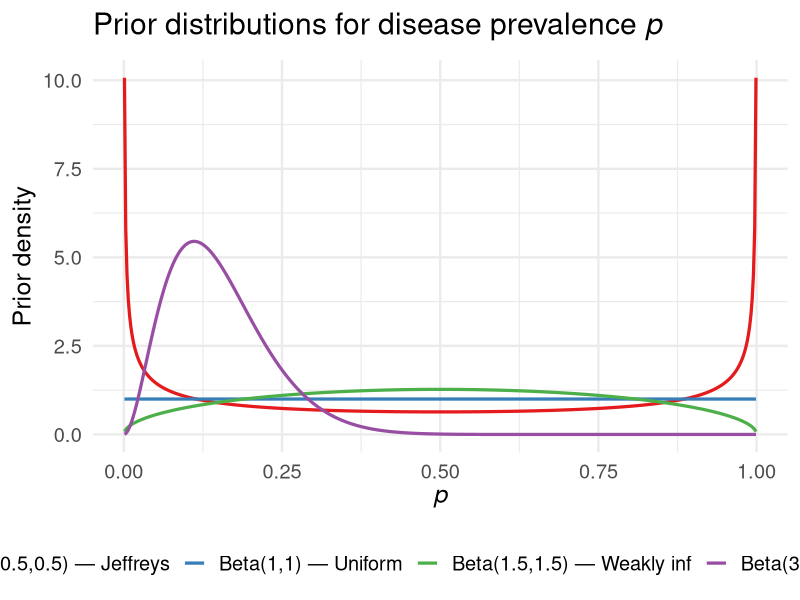
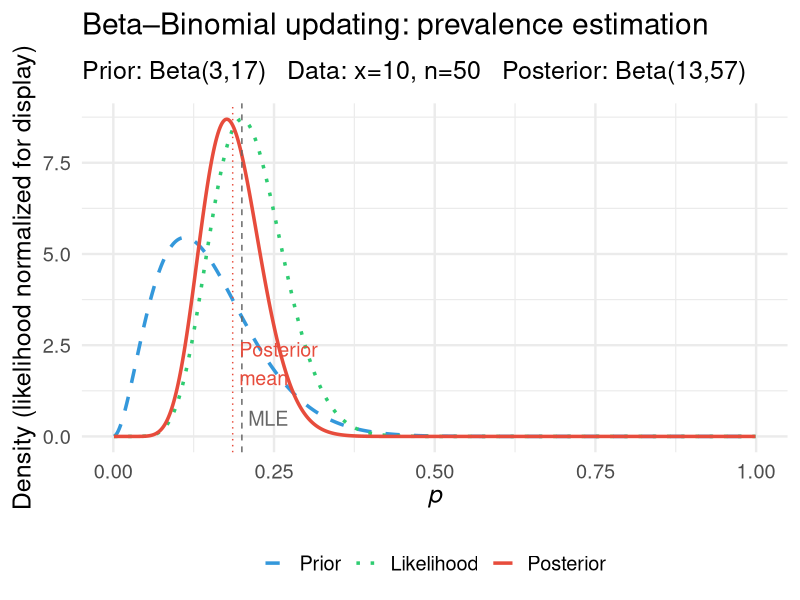
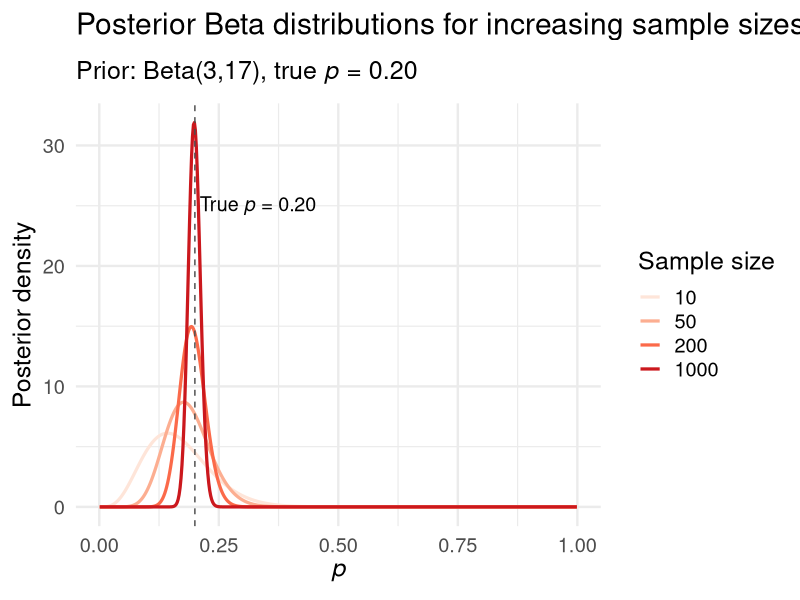
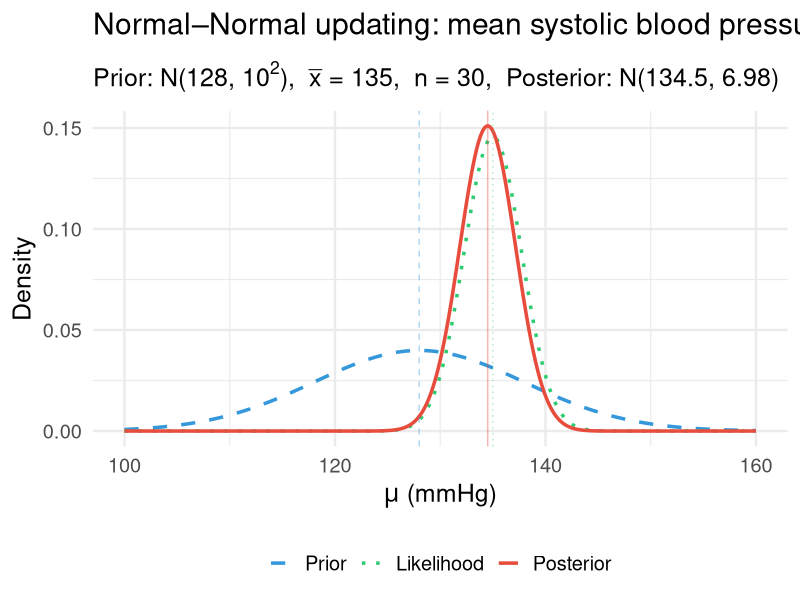
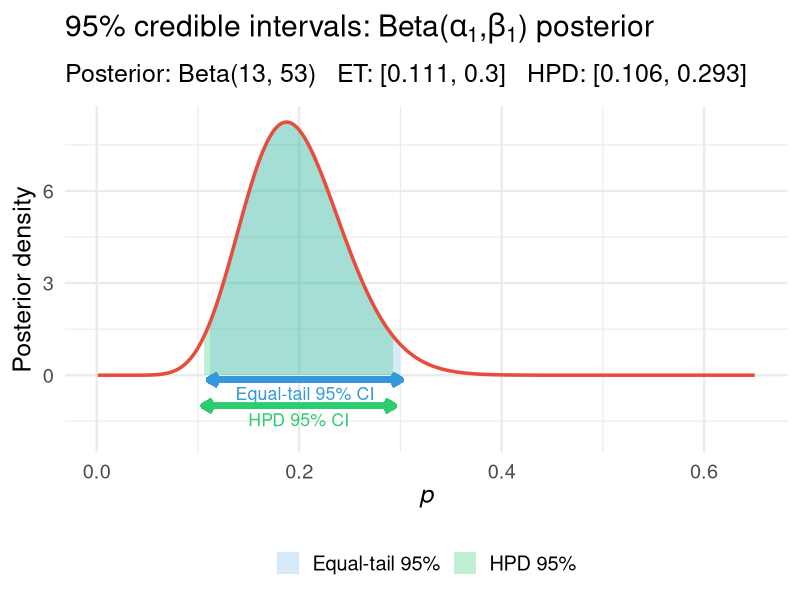
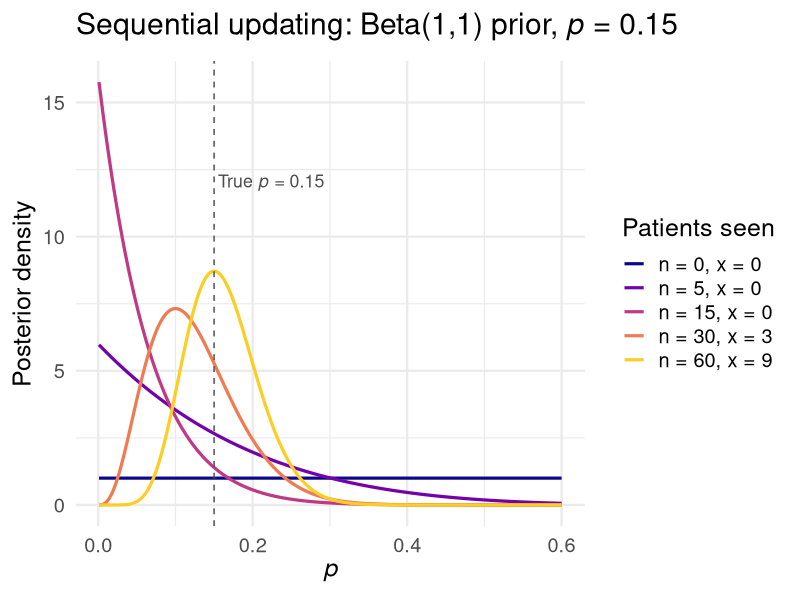
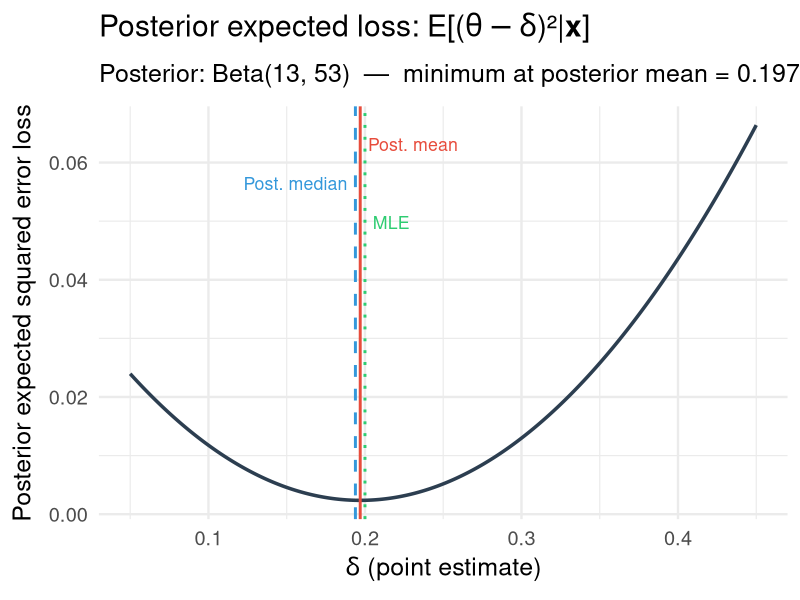
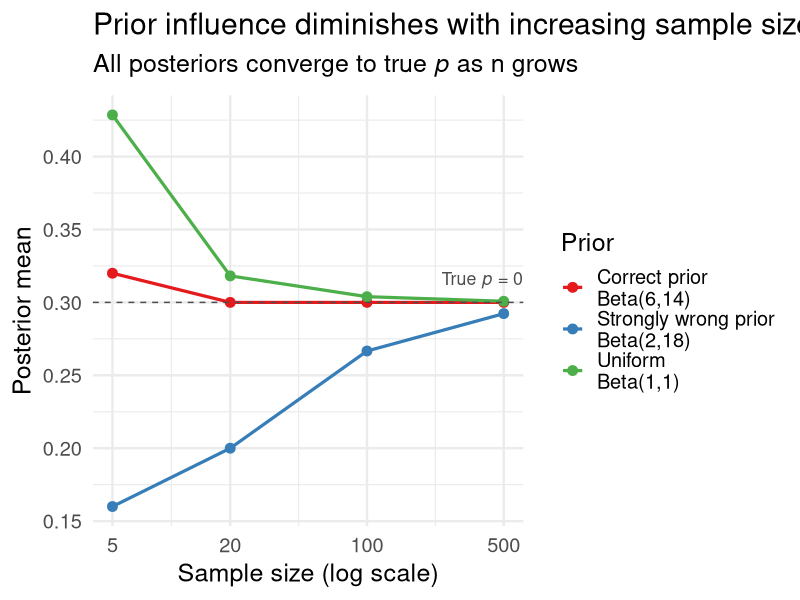

Write R code to recreate these figures, in order.
## ---- chunk 1
#| label: setup
#| include: false
library(tidyverse)
library(broom)
library(patchwork)
set.seed(551)
theme_set(theme_minimal(base_size = 18))
## ---- chunk 2
#| label: fig-priors
#| fig-cap: "Different Beta priors for a disease prevalence parameter p"
#| code-fold: true
#| fig-height: 5

tibble(
  p = seq(0.001, 0.999, length.out = 500)
) |>
  mutate(
    `Beta(1,1) — Uniform`       = dbeta(p, 1, 1),
    `Beta(0.5,0.5) — Jeffreys`  = dbeta(p, 0.5, 0.5),
    `Beta(3,17) — Informative`  = dbeta(p, 3, 17),
    `Beta(1.5,1.5) — Weakly inf` = dbeta(p, 1.5, 1.5)
  ) |>
  pivot_longer(-p, names_to = "Prior", values_to = "density") |>
  ggplot(aes(x = p, y = density, color = Prior)) +
  geom_line(linewidth = 1.1) +
  labs(
    x = expression(italic(p)),
    y = "Prior density",
    title = expression("Prior distributions for disease prevalence " * italic(p)),
    color = NULL
  ) +
  scale_color_brewer(palette = "Set1") +
  theme(legend.position = "bottom")
## ---- chunk 3
#| label: fig-beta-binomial
#| fig-cap: "Prior-to-posterior updating for disease prevalence (Beta-Binomial conjugate)"
#| code-fold: true
#| fig-height: 5

# Prior parameters
alpha0 <- 3; beta0 <- 17

# Data
n_obs <- 50; x_obs <- 10

# Posterior parameters
alpha1 <- alpha0 + x_obs
beta1  <- beta0 + n_obs - x_obs

# MLE
mle <- x_obs / n_obs

tibble(p = seq(0.001, 0.999, length.out = 600)) |>
  mutate(
    Prior     = dbeta(p, alpha0, beta0),
    Posterior = dbeta(p, alpha1, beta1),
    Likelihood = dbeta(p, x_obs + 1, n_obs - x_obs + 1) # proportional to likelihood
  ) |>
  # Normalize likelihood for display
  mutate(Likelihood = Likelihood / max(Likelihood) * max(Posterior)) |>
  pivot_longer(-p, names_to = "Distribution", values_to = "density") |>
  mutate(Distribution = factor(Distribution, levels = c("Prior", "Likelihood", "Posterior"))) |>
  ggplot(aes(x = p, y = density, color = Distribution, linetype = Distribution)) +
  geom_line(linewidth = 1.2) +
  geom_vline(xintercept = mle, linetype = "dashed", color = "gray40") +
  annotate("text", x = mle + 0.01, y = 0.5, label = "MLE", hjust = 0, size = 5, color = "gray40") +
  geom_vline(xintercept = alpha1 / (alpha1 + beta1), linetype = "dotted", color = "#e74c3c") +
  annotate("text", x = alpha1/(alpha1+beta1) + 0.01, y = 2, 
           label = "Posterior\nmean", hjust = 0, size = 5, color = "#e74c3c") +
  scale_color_manual(values = c("Prior" = "#3498db", "Likelihood" = "#2ecc71", "Posterior" = "#e74c3c")) +
  scale_linetype_manual(values = c("Prior" = "dashed", "Likelihood" = "dotted", "Posterior" = "solid")) +
  labs(
    x = expression(italic(p)),
    y = "Density (likelihood normalized for display)",
    title = expression("Beta–Binomial updating: prevalence estimation"),
    subtitle = bquote("Prior: Beta("*.(alpha0)*","*.(beta0)*")   Data: x="*.(x_obs)*", n="*.(n_obs)*
                       "   Posterior: Beta("*.(alpha1)*","*.(beta1)*")"),
    color = NULL, linetype = NULL
  ) +
  theme(legend.position = "bottom")
## ---- chunk 4
#| label: beta-binomial-summary
#| code-fold: true

alpha0 <- 3; beta0 <- 17
n_obs  <- 50; x_obs <- 10
alpha1 <- alpha0 + x_obs
beta1  <- beta0 + n_obs - x_obs

# Posterior summaries
post_mean   <- alpha1 / (alpha1 + beta1)
post_median <- qbeta(0.5, alpha1, beta1)
post_mode   <- (alpha1 - 1) / (alpha1 + beta1 - 2)
mle_est     <- x_obs / n_obs

# 95% credible interval (equal-tail)
ci_lo <- qbeta(0.025, alpha1, beta1)
ci_hi <- qbeta(0.975, alpha1, beta1)

tibble(
  Quantity = c("Prior mean", "MLE (frequentist)", "Posterior mean", "Posterior median",
               "Posterior mode (MAP)", "95% Credible interval"),
  Value = c(
    round(alpha0/(alpha0+beta0), 3),
    round(mle_est, 3),
    round(post_mean, 3),
    round(post_median, 3),
    round(post_mode, 3),
    paste0("[", round(ci_lo, 3), ", ", round(ci_hi, 3), "]")
  )
) |>
  knitr::kable(caption = "Bayesian and frequentist estimates of disease prevalence p")
## ---- chunk 5
#| label: fig-sample-size-effect
#| fig-cap: "As sample size grows, the posterior concentrates around the MLE regardless of prior"
#| code-fold: true
#| fig-height: 5

alpha0 <- 3; beta0 <- 17
true_p <- 0.20  # true prevalence

crossing(
  n_obs = c(10, 50, 200, 1000),
  p = seq(0.001, 0.999, length.out = 500)
) |>
  mutate(
    x_obs = round(true_p * n_obs),
    alpha1 = alpha0 + x_obs,
    beta1  = beta0 + n_obs - x_obs,
    density = dbeta(p, alpha1, beta1),
    label = paste0("n = ", n_obs)
  ) |>
  ggplot(aes(x = p, y = density, color = factor(n_obs))) +
  geom_line(linewidth = 1.1) +
  geom_vline(xintercept = true_p, linetype = "dashed", color = "gray30") +
  annotate("text", x = true_p + 0.01, y = 25, 
           label = expression("True "*italic(p)*" = 0.20"), hjust = 0, size = 5) +
  labs(
    x = expression(italic(p)),
    y = "Posterior density",
    title = expression("Posterior Beta distributions for increasing sample sizes"),
    subtitle = bquote("Prior: Beta("*.(alpha0)*","*.(beta0)*"), true "*italic(p)*" = 0.20"),
    color = "Sample size"
  ) +
  scale_color_brewer(palette = "Reds", direction = 1) +
  theme(legend.position = "right")
## ---- chunk 6
#| label: fig-normal-normal
#| fig-cap: "Normal-Normal conjugate updating for mean systolic blood pressure"
#| code-fold: true
#| fig-height: 5

mu0   <- 128; tau0  <- 10
xbar  <- 135; sigma <- 15; n_obs <- 30

# Posterior parameters
prec0 <- 1/tau0^2
prec_data <- n_obs/sigma^2
prec_n    <- prec0 + prec_data
tau_n     <- sqrt(1/prec_n)
mu_n      <- (mu0 * prec0 + xbar * prec_data) / prec_n

tibble(mu = seq(100, 160, length.out = 600)) |>
  mutate(
    Prior     = dnorm(mu, mu0, tau0),
    Likelihood = dnorm(mu, xbar, sigma/sqrt(n_obs)),
    Posterior = dnorm(mu, mu_n, tau_n)
  ) |>
  pivot_longer(-mu, names_to = "Distribution", values_to = "density") |>
  mutate(Distribution = factor(Distribution, levels = c("Prior", "Likelihood", "Posterior"))) |>
  ggplot(aes(x = mu, y = density, color = Distribution, linetype = Distribution)) +
  geom_line(linewidth = 1.2) +
  geom_vline(xintercept = mu_n, linetype = "solid", color = "#e74c3c", alpha = 0.4) +
  geom_vline(xintercept = mu0,  linetype = "dashed", color = "#3498db", alpha = 0.4) +
  geom_vline(xintercept = xbar, linetype = "dotted", color = "#2ecc71", alpha = 0.4) +
  scale_color_manual(values = c("Prior" = "#3498db", "Likelihood" = "#2ecc71", "Posterior" = "#e74c3c")) +
  scale_linetype_manual(values = c("Prior" = "dashed", "Likelihood" = "dotted", "Posterior" = "solid")) +
  labs(
    x = expression(mu ~ "(mmHg)"),
    y = "Density",
    title = expression("Normal–Normal updating: mean systolic blood pressure"),
    subtitle = bquote(
      "Prior: N("*.(mu0)*", "*.(tau0)^2*"),  "*
      bar(x)*" = "*.(xbar)*",  n = "*.(n_obs)*",  "*
      "Posterior: N("*.(round(mu_n,1))*", "*.(round(tau_n^2,2))*")"
    ),
    color = NULL, linetype = NULL
  ) +
  theme(legend.position = "bottom")
## ---- chunk 7
#| label: fig-credible-interval
#| fig-cap: "Equal-tail and HPD 95% credible intervals for disease prevalence"
#| code-fold: true
#| fig-height: 5

alpha1 <- 13; beta1 <- 53

# Equal-tail CI
et_lo <- qbeta(0.025, alpha1, beta1)
et_hi <- qbeta(0.975, alpha1, beta1)

# HPD: search for shortest interval
# Use grid search for HPD
find_hpd <- function(a, b, level = 0.95) {
  grid <- seq(0.0001, 1 - level - 0.0001, length.out = 2000)
  widths <- qbeta(grid + level, a, b) - qbeta(grid, a, b)
  lo_prob <- grid[which.min(widths)]
  c(qbeta(lo_prob, a, b), qbeta(lo_prob + level, a, b))
}
hpd <- find_hpd(alpha1, beta1)

tibble(p = seq(0.001, 0.65, length.out = 600)) |>
  mutate(density = dbeta(p, alpha1, beta1)) |>
  ggplot(aes(x = p, y = density)) +
  # HPD region
  geom_area(
    data = ~ filter(.x, p >= hpd[1] & p <= hpd[2]),
    aes(fill = "HPD 95%"), alpha = 0.3
  ) +
  # Equal-tail region
  geom_ribbon(
    data = ~ filter(.x, p >= et_lo & p <= et_hi),
    aes(ymin = 0, ymax = density, fill = "Equal-tail 95%"), alpha = 0.2
  ) +
  geom_line(linewidth = 1.2, color = "#e74c3c") +
  geom_segment(aes(x = et_lo, xend = et_hi, y = -0.15, yend = -0.15),
               color = "#3498db", linewidth = 2, arrow = arrow(ends = "both", length = unit(0.1, "inches"))) +
  annotate("text", x = (et_lo + et_hi)/2, y = -0.6, 
           label = "Equal-tail 95% CI", hjust = 0.5, size = 4.5, color = "#3498db") +
  geom_segment(aes(x = hpd[1], xend = hpd[2], y = -1.0, yend = -1.0),
               color = "#2ecc71", linewidth = 2, arrow = arrow(ends = "both", length = unit(0.1, "inches"))) +
  annotate("text", x = (hpd[1] + hpd[2])/2, y = -1.45, 
           label = "HPD 95% CI", hjust = 0.5, size = 4.5, color = "#2ecc71") +
  scale_fill_manual(values = c("HPD 95%" = "#2ecc71", "Equal-tail 95%" = "#3498db")) +
  labs(
    x = expression(italic(p)),
    y = "Posterior density",
    title = expression("95% credible intervals: Beta("*alpha[1]*","*beta[1]*") posterior"),
    subtitle = bquote("Posterior: Beta("*.(alpha1)*", "*.(beta1)*
                       ")   ET: ["*.(round(et_lo,3))*", "*.(round(et_hi,3))*
                       "]   HPD: ["*.(round(hpd[1],3))*", "*.(round(hpd[2],3))*"]"),
    fill = NULL
  ) +
  theme(legend.position = "bottom") +
  coord_cartesian(ylim = c(-2, NA))
## ---- chunk 8
#| label: fig-sequential-updating
#| fig-cap: "Sequential Bayesian updating as more patients are tested"
#| code-fold: true
#| fig-height: 5

# Start with Uniform prior; observe data sequentially
alpha0 <- 1; beta0 <- 1
# Simulated sequence of patients (true p = 0.15)
set.seed(551)
results <- rbinom(60, 1, prob = 0.15)  # 0 = negative, 1 = positive

check_points <- c(0, 5, 15, 30, 60)

plots_data <- map_dfr(check_points, function(k) {
  x_k <- sum(results[seq_len(k)])
  a_k <- alpha0 + x_k
  b_k <- beta0 + k - x_k
  tibble(
    p = seq(0.001, 0.6, length.out = 400),
    density = dbeta(p, a_k, b_k),
    n_obs = k,
    x_obs = x_k,
    post_mean = a_k / (a_k + b_k),
    label = paste0("n = ", k, ", x = ", x_k)
  )
})

ggplot(plots_data, aes(x = p, y = density, color = factor(n_obs))) +
  geom_line(linewidth = 1.1) +
  geom_vline(xintercept = 0.15, linetype = "dashed", color = "gray30") +
  annotate("text", x = 0.155, y = 12, label = expression("True "*italic(p)*" = 0.15"),
           hjust = 0, size = 4.5, color = "gray30") +
  labs(
    x = expression(italic(p)),
    y = "Posterior density",
    title = expression("Sequential updating: Beta(1,1) prior, "*italic(p)*" = 0.15"),
    color = "Patients seen"
  ) +
  scale_color_viridis_d(option = "C", end = 0.9,
                        labels = unique(plots_data$label)) +
  theme(legend.position = "right")
## ---- chunk 9
#| label: fig-posterior-loss
#| fig-cap: "Posterior expected loss under squared error for different point estimates"
#| code-fold: true
#| fig-height: 5

alpha1 <- 13; beta1 <- 53
post_mean   <- alpha1 / (alpha1 + beta1)
post_median <- qbeta(0.5, alpha1, beta1)
mle_val     <- 10 / 50  # x=10, n=50

# Compute posterior expected squared error for a range of delta values
delta_grid <- seq(0.05, 0.45, length.out = 500)

# E[(p - delta)^2 | x] = Var(p|x) + (E[p|x] - delta)^2
post_var <- alpha1 * beta1 / ((alpha1 + beta1)^2 * (alpha1 + beta1 + 1))
exp_loss <- post_var + (post_mean - delta_grid)^2

tibble(delta = delta_grid, expected_loss = exp_loss) |>
  ggplot(aes(x = delta, y = expected_loss)) +
  geom_line(linewidth = 1.2, color = "#2c3e50") +
  geom_vline(xintercept = post_mean,   color = "#e74c3c", linetype = "solid",  linewidth = 1) +
  geom_vline(xintercept = post_median, color = "#3498db", linetype = "dashed", linewidth = 1) +
  geom_vline(xintercept = mle_val,     color = "#2ecc71", linetype = "dotted", linewidth = 1) +
  annotate("text", x = post_mean + 0.005,   y = max(exp_loss)*0.95,
           label = "Post. mean", color = "#e74c3c", hjust = 0, size = 4.5) +
  annotate("text", x = post_median - 0.005, y = max(exp_loss)*0.85,
           label = "Post. median", color = "#3498db", hjust = 1, size = 4.5) +
  annotate("text", x = mle_val + 0.005,     y = max(exp_loss)*0.75,
           label = "MLE", color = "#2ecc71", hjust = 0, size = 4.5) +
  labs(
    x = expression(delta ~ "(point estimate)"),
    y = expression("Posterior expected squared error loss"),
    title = expression("Posterior expected loss: "*E*"[("*theta-delta*")²|"*bold(x)*"]"),
    subtitle = bquote("Posterior: Beta("*.(alpha1)*", "*.(beta1)*")  —  minimum at posterior mean = "*.(round(post_mean,3)))
  )
## ---- chunk 10
#| label: fig-prior-influence
#| fig-cap: "Influence of prior vs. data as a function of sample size"
#| code-fold: true
#| fig-height: 5

# Three priors; true p = 0.30
priors <- tibble(
  name  = c("Strongly wrong prior\nBeta(2,18)", "Uniform\nBeta(1,1)", "Correct prior\nBeta(6,14)"),
  alpha = c(2, 1, 6),
  beta  = c(18, 1, 14)
)
true_p <- 0.30
n_grid <- c(5, 20, 100, 500)

results <- crossing(priors, n_obs = n_grid) |>
  mutate(
    x_obs = round(true_p * n_obs),
    alpha1 = alpha + x_obs,
    beta1  = beta  + n_obs - x_obs,
    post_mean = alpha1 / (alpha1 + beta1)
  )

ggplot(results, aes(x = n_obs, y = post_mean, color = name, group = name)) +
  geom_line(linewidth = 1.1) +
  geom_point(size = 3) +
  geom_hline(yintercept = true_p, linetype = "dashed", color = "gray30") +
  annotate("text", x = 450, y = true_p + 0.015,
           label = expression("True "*italic(p)*" = 0.30"), size = 4.5, color = "gray30") +
  scale_x_log10(breaks = n_grid, labels = n_grid) +
  labs(
    x = "Sample size (log scale)",
    y = "Posterior mean",
    title = "Prior influence diminishes with increasing sample size",
    subtitle = expression("All posteriors converge to true "*italic(p)*" as n grows"),
    color = "Prior"
  ) +
  scale_color_brewer(palette = "Set1") +
  theme(legend.position = "right")
## ---- chunk 11
#| label: dbc-example
#| code-fold: true

alpha0 <- 2; beta0 <- 2
x <- 7; n <- 20
alpha1 <- alpha0 + x; beta1 <- beta0 + n - x

tibble(
  Estimate = c("Prior mean", "MLE", "Bayes (posterior mean)", "95% Equal-tail CI"),
  Value = c(
    round(alpha0/(alpha0+beta0), 3),
    round(x/n, 3),
    round(alpha1/(alpha1+beta1), 3),
    paste0("[", round(qbeta(0.025, alpha1, beta1), 3), ", ", round(qbeta(0.975, alpha1, beta1), 3), "]")
  )
) |> knitr::kable()
## ---- chunk 12
#| label: fig-posterior-simulation
#| fig-cap: "Posterior distribution for disease prevalence via direct simulation"
#| code-fold: true
#| fig-height: 5

# Simulate from Beta posterior directly (C&H computational spirit)
set.seed(551)
alpha1 <- 13; beta1 <- 53
n_sim <- 50000

posterior_draws <- tibble(p = rbeta(n_sim, alpha1, beta1))

# Summary
cred_int <- quantile(posterior_draws$p, c(0.025, 0.975))

ggplot(posterior_draws, aes(x = p)) +
  geom_histogram(aes(y = after_stat(density)), bins = 80,
                 fill = "#e74c3c", alpha = 0.7, color = "white") +
  geom_density(linewidth = 1.2, color = "#2c3e50") +
  stat_function(fun = dbeta, args = list(shape1 = alpha1, shape2 = beta1),
                color = "#3498db", linetype = "dashed", linewidth = 1) +
  geom_vline(xintercept = cred_int, linetype = "dotted", color = "gray20", linewidth = 1) +
  annotate("text", x = cred_int[1] - 0.005, y = 4,
           label = paste0(round(cred_int[1], 3)), hjust = 1, size = 4.5) +
  annotate("text", x = cred_int[2] + 0.005, y = 4,
           label = paste0(round(cred_int[2], 3)), hjust = 0, size = 4.5) +
  labs(
    x = expression(italic(p)),
    y = "Density",
    title = expression("Posterior simulation: Beta("*.(13)*", "*.(53)*")"),
    subtitle = bquote("50,000 posterior draws — 95% credible interval: ["*
                        .(round(cred_int[1],3))*", "*.(round(cred_int[2],3))*"]")
  )
